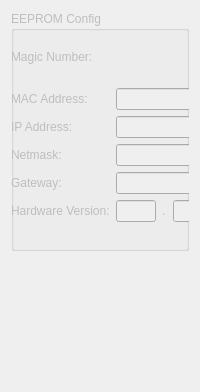
    <widget class="QWidget" name="configTab">
     <property name="autoFillBackground">
      <bool>true</bool>
     </property>
     <attribute name="title">
      <string>FEM</string>
     </attribute>
     <layout class="QVBoxLayout" name="verticalLayout">
      <item>
       <widget class="QGroupBox" name="configGroupBox">
        <property name="enabled">
         <bool>false</bool>
        </property>
        <property name="sizePolicy">
         <sizepolicy hsizetype="Preferred" vsizetype="Fixed">
          <horstretch>0</horstretch>
          <verstretch>0</verstretch>
         </sizepolicy>
        </property>
        <property name="minimumSize">
         <size>
          <width>0</width>
          <height>240</height>
         </size>
        </property>
        <property name="title">
         <string>EEPROM Config</string>
        </property>
        <widget class="QWidget" name="gridLayoutWidget">
         <property name="geometry">
          <rect>
           <x>0</x>
           <y>20</y>
           <width>751</width>
           <height>219</height>
          </rect>
         </property>
         <layout class="QGridLayout" name="gridLayout_2">
          <item row="1" column="1">
           <widget class="QLineEdit" name="macAddress"/>
          </item>
          <item row="6" column="3">
           <layout class="QHBoxLayout" name="horizontalLayout">
            <item>
             <spacer name="horizontalSpacer_2">
              <property name="orientation">
               <enum>Qt::Horizontal</enum>
              </property>
              <property name="sizeHint" stdset="0">
               <size>
                <width>40</width>
                <height>20</height>
               </size>
              </property>
             </spacer>
            </item>
            <item>
             <widget class="QPushButton" name="configUpdateButton">
              <property name="text">
               <string>Update</string>
              </property>
             </widget>
            </item>
           </layout>
          </item>
          <item row="0" column="0">
           <widget class="QLabel" name="label_4">
            <property name="text">
             <string>Magic Number:</string>
            </property>
           </widget>
          </item>
          <item row="0" column="1">
           <widget class="QLabel" name="magicNumber">
            <property name="text">
             <string/>
            </property>
           </widget>
          </item>
          <item row="0" column="2">
           <widget class="QLabel" name="label_9">
            <property name="text">
             <string>Checksum:</string>
            </property>
           </widget>
          </item>
          <item row="0" column="3">
           <widget class="QLabel" name="checksum">
            <property name="text">
             <string/>
            </property>
           </widget>
          </item>
          <item row="5" column="0">
           <widget class="QLabel" name="label_13">
            <property name="text">
             <string>Hardware Version:</string>
            </property>
           </widget>
          </item>
          <item row="5" column="1" colspan="3">
           <layout class="QHBoxLayout" name="horizontalLayout_2">
            <item>
             <widget class="QLineEdit" name="hwVersionMajor">
              <property name="sizePolicy">
               <sizepolicy hsizetype="Fixed" vsizetype="Fixed">
                <horstretch>40</horstretch>
                <verstretch>0</verstretch>
               </sizepolicy>
              </property>
              <property name="minimumSize">
               <size>
                <width>40</width>
                <height>0</height>
               </size>
              </property>
              <property name="maximumSize">
               <size>
                <width>40</width>
                <height>16777215</height>
               </size>
              </property>
              <property name="alignment">
               <set>Qt::AlignRight|Qt::AlignTrailing|Qt::AlignVCenter</set>
              </property>
             </widget>
            </item>
            <item>
             <widget class="QLabel" name="label_17">
              <property name="sizePolicy">
               <sizepolicy hsizetype="Fixed" vsizetype="Preferred">
                <horstretch>5</horstretch>
                <verstretch>0</verstretch>
               </sizepolicy>
              </property>
              <property name="minimumSize">
               <size>
                <width>5</width>
                <height>0</height>
               </size>
              </property>
              <property name="maximumSize">
               <size>
                <width>5</width>
                <height>16777215</height>
               </size>
              </property>
              <property name="text">
               <string>.</string>
              </property>
             </widget>
            </item>
            <item>
             <widget class="QLineEdit" name="hwVersionMinor">
              <property name="sizePolicy">
               <sizepolicy hsizetype="Fixed" vsizetype="Fixed">
                <horstretch>40</horstretch>
                <verstretch>0</verstretch>
               </sizepolicy>
              </property>
              <property name="minimumSize">
               <size>
                <width>40</width>
                <height>0</height>
               </size>
              </property>
              <property name="maximumSize">
               <size>
                <width>40</width>
                <height>16777215</height>
               </size>
              </property>
             </widget>
            </item>
            <item>
             <spacer name="horizontalSpacer_3">
              <property name="orientation">
               <enum>Qt::Horizontal</enum>
              </property>
              <property name="sizeHint" stdset="0">
               <size>
                <width>40</width>
                <height>20</height>
               </size>
              </property>
             </spacer>
            </item>
            <item>
             <widget class="QLabel" name="label_16">
              <property name="text">
               <string>Firmware Version:</string>
              </property>
             </widget>
            </item>
            <item>
             <widget class="QLineEdit" name="fwVersionMajor">
              <property name="sizePolicy">
               <sizepolicy hsizetype="Fixed" vsizetype="Fixed">
                <horstretch>40</horstretch>
                <verstretch>0</verstretch>
               </sizepolicy>
              </property>
              <property name="minimumSize">
               <size>
                <width>40</width>
                <height>0</height>
               </size>
              </property>
              <property name="maximumSize">
               <size>
                <width>40</width>
                <height>16777215</height>
               </size>
              </property>
              <property name="alignment">
               <set>Qt::AlignRight|Qt::AlignTrailing|Qt::AlignVCenter</set>
              </property>
             </widget>
            </item>
            <item>
             <widget class="QLabel" name="label_18">
              <property name="text">
               <string>.</string>
              </property>
             </widget>
            </item>
            <item>
             <widget class="QLineEdit" name="fwVersionMinor">
              <property name="sizePolicy">
               <sizepolicy hsizetype="Fixed" vsizetype="Fixed">
                <horstretch>40</horstretch>
                <verstretch>0</verstretch>
               </sizepolicy>
              </property>
              <property name="minimumSize">
               <size>
                <width>40</width>
                <height>0</height>
               </size>
              </property>
              <property name="maximumSize">
               <size>
                <width>40</width>
                <height>16777215</height>
               </size>
              </property>
             </widget>
            </item>
            <item>
             <spacer name="horizontalSpacer_4">
              <property name="orientation">
               <enum>Qt::Horizontal</enum>
              </property>
              <property name="sizeHint" stdset="0">
               <size>
                <width>40</width>
                <height>20</height>
               </size>
              </property>
             </spacer>
            </item>
            <item>
             <widget class="QLabel" name="label_19">
              <property name="text">
               <string>Software Version:</string>
              </property>
             </widget>
            </item>
            <item>
             <widget class="QLineEdit" name="swVersionMajor">
              <property name="sizePolicy">
               <sizepolicy hsizetype="Fixed" vsizetype="Fixed">
                <horstretch>40</horstretch>
                <verstretch>0</verstretch>
               </sizepolicy>
              </property>
              <property name="minimumSize">
               <size>
                <width>40</width>
                <height>0</height>
               </size>
              </property>
              <property name="maximumSize">
               <size>
                <width>40</width>
                <height>16777215</height>
               </size>
              </property>
              <property name="alignment">
               <set>Qt::AlignRight|Qt::AlignTrailing|Qt::AlignVCenter</set>
              </property>
             </widget>
            </item>
            <item>
             <widget class="QLabel" name="label_21">
              <property name="text">
               <string>.</string>
              </property>
             </widget>
            </item>
            <item>
             <widget class="QLineEdit" name="swVersionMinor">
              <property name="sizePolicy">
               <sizepolicy hsizetype="Fixed" vsizetype="Fixed">
                <horstretch>40</horstretch>
                <verstretch>0</verstretch>
               </sizepolicy>
              </property>
              <property name="minimumSize">
               <size>
                <width>40</width>
                <height>0</height>
               </size>
              </property>
              <property name="maximumSize">
               <size>
                <width>40</width>
                <height>16777215</height>
               </size>
              </property>
             </widget>
            </item>
           </layout>
          </item>
          <item row="1" column="0">
           <widget class="QLabel" name="label_5">
            <property name="text">
             <string>MAC Address:</string>
            </property>
           </widget>
          </item>
          <item row="3" column="0">
           <widget class="QLabel" name="label_7">
            <property name="text">
             <string>Netmask:</string>
            </property>
           </widget>
          </item>
          <item row="3" column="1">
           <widget class="QLineEdit" name="netMask"/>
          </item>
          <item row="2" column="0">
           <widget class="QLabel" name="label_6">
            <property name="text">
             <string>IP Address:</string>
            </property>
           </widget>
          </item>
          <item row="2" column="1">
           <widget class="QLineEdit" name="ipAddress"/>
          </item>
          <item row="1" column="2">
           <widget class="QLabel" name="label_12">
            <property name="text">
             <string>Board ID:</string>
            </property>
           </widget>
          </item>
          <item row="1" column="3">
           <widget class="QLineEdit" name="boardId"/>
          </item>
          <item row="4" column="0">
           <widget class="QLabel" name="label_8">
            <property name="text">
             <string>Gateway:</string>
            </property>
           </widget>
          </item>
          <item row="4" column="1">
           <widget class="QLineEdit" name="gateway"/>
          </item>
          <item row="2" column="2">
           <widget class="QLabel" name="label_14">
            <property name="text">
             <string>Board Type:</string>
            </property>
           </widget>
          </item>
          <item row="2" column="3">
           <widget class="QLineEdit" name="boardType"/>
          </item>
          <item row="4" column="2">
           <widget class="QLabel" name="label_11">
            <property name="text">
             <string>Critical Temp Threshold:</string>
            </property>
           </widget>
          </item>
          <item row="4" column="3">
           <widget class="QLineEdit" name="critTempTreshold"/>
          </item>
          <item row="3" column="2">
           <widget class="QLabel" name="label_10">
            <property name="text">
             <string>High Temp Threshold:</string>
            </property>
           </widget>
          </item>
          <item row="3" column="3">
           <widget class="QLineEdit" name="highTempThreshold"/>
          </item>
         </layout>
        </widget>
       </widget>
      </item>
      <item>
       <spacer name="verticalSpacer">
        <property name="orientation">
         <enum>Qt::Vertical</enum>
        </property>
        <property name="sizeHint" stdset="0">
         <size>
          <width>20</width>
          <height>130</height>
         </size>
        </property>
       </spacer>
      </item>
     </layout>
    </widget>
